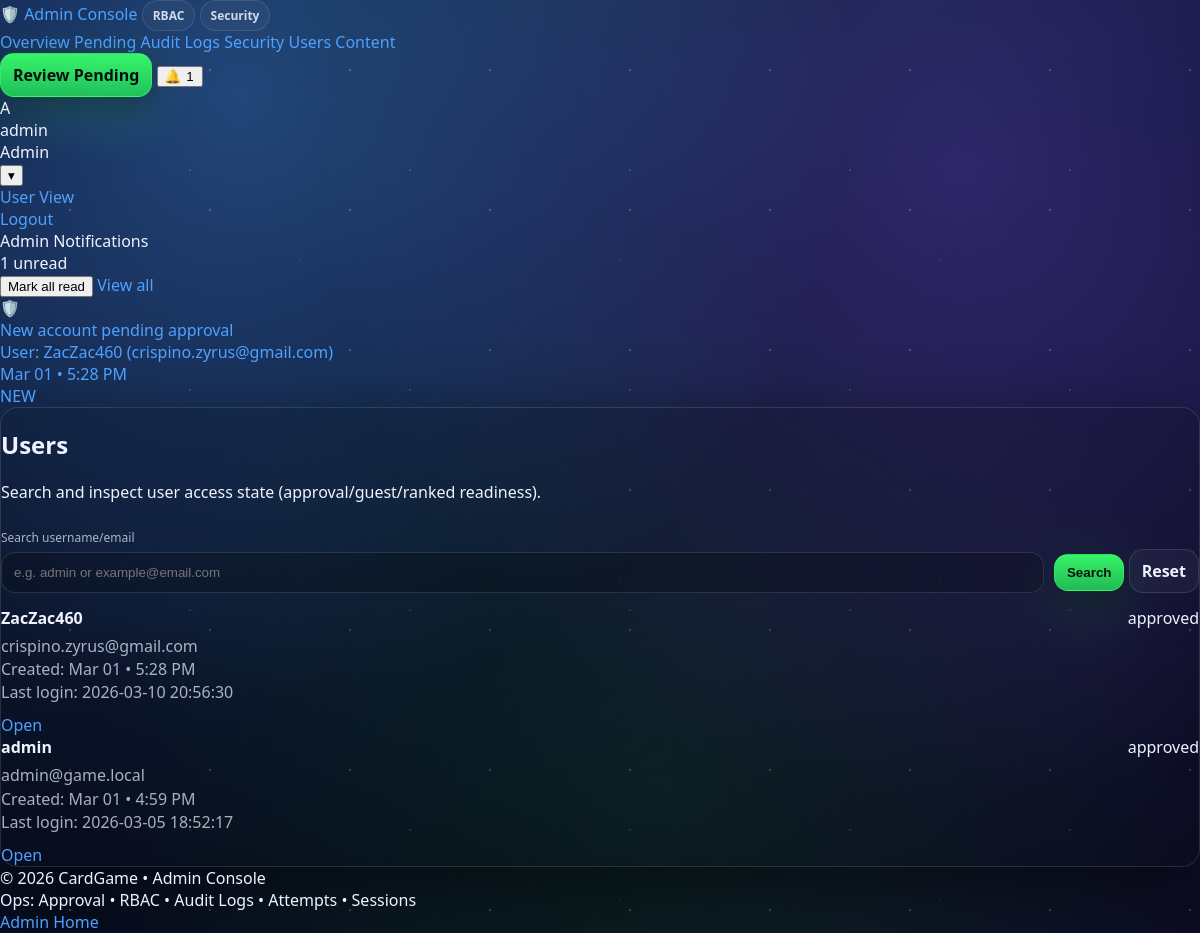
The page /admin/users.php (signed in) on the database its author committed.
### tables this page shows
CREATE TABLE `dashboard_notifications` (
  `id` bigint UNSIGNED NOT NULL,
  `user_id` bigint UNSIGNED NOT NULL,
  `type` varchar(32) NOT NULL,
  `title` varchar(120) NOT NULL,
  `body` varchar(500) DEFAULT NULL,
  `link_url` varchar(255) DEFAULT NULL,
  `is_read` tinyint(1) NOT NULL DEFAULT '0',
  `created_at` datetime NOT NULL DEFAULT CURRENT_TIMESTAMP,
  `read_at` datetime DEFAULT NULL
);

CREATE TABLE `users` (
  `id` bigint UNSIGNED NOT NULL,
  `username` varchar(32) NOT NULL,
  `email` varchar(255) NOT NULL,
  `password_hash` varchar(255) NOT NULL,
  `display_name` varchar(64) DEFAULT NULL,
  `email_verified_at` datetime DEFAULT NULL,
  `approval_status` enum('pending','approved','rejected') NOT NULL DEFAULT 'pending',
  `approved_by` bigint UNSIGNED DEFAULT NULL,
  `approved_at` datetime DEFAULT NULL,
  `rejected_reason` varchar(255) DEFAULT NULL,
  `is_active` tinyint(1) NOT NULL DEFAULT '1',
  `is_guest` tinyint(1) NOT NULL DEFAULT '0',
  `banned_until` datetime DEFAULT NULL,
  `bank_link_status` enum('none','pending','linked','failed') NOT NULL DEFAULT 'none',
  `bank_linked_at` datetime DEFAULT NULL,
  `appearance_mode` enum('default','dark','light') NOT NULL DEFAULT 'default',
  `last_login_at` datetime DEFAULT NULL,
  `created_at` datetime NOT NULL DEFAULT CURRENT_TIMESTAMP,
  `updated_at` datetime NOT NULL DEFAULT CURRENT_TIMESTAMP ON UPDATE CURRENT_TIMESTAMP
);

### includes/helpers.php (called while the page is built, shortened)
<?php
function h($s): string {
  return htmlspecialchars((string)$s, ENT_QUOTES, 'UTF-8');
}
function base_path(): string {
  $script = $_SERVER['SCRIPT_NAME'] ?? '';
  $dir = rtrim(str_replace('\\', '/', dirname($script)), '/');
  if (preg_match('#^(.*?)/admin(?:/.*)?$#', $dir, $m)) {
    $dir = $m[1];
  }
  return $dir;
}

### includes/auth.php (called while the page is built, shortened)
<?php
require_once __DIR__ . '/helpers.php';
function current_user(): ?array {
  return $_SESSION['user'] ?? null;
}

### admin/users.php (the view, shortened to what this page needs)
<?php
require_once __DIR__ . "/../includes/helpers.php";
require_once __DIR__ . "/../includes/auth.php";
require_once __DIR__ . "/../includes/admin_ui.php";
$bp = base_path();
$q = trim((string)($_GET['q'] ?? ''));
admin_ui_header("Users");
  ?>
  <?php
$rows = [];
if ($q !== '') {
  $stmt = $mysqli->prepare("
    SELECT id, username, email, approval_status, is_guest, last_login_at, created_at
    FROM users
    WHERE username LIKE CONCAT('%', ?, '%')
       OR email LIKE CONCAT('%', ?, '%')
    ORDER BY created_at DESC
    LIMIT 200
  ");
  $stmt->bind_param("ss", $q, $q);
  $stmt->execute();
  $rows = $stmt->get_result()->fetch_all(MYSQLI_ASSOC);
  $stmt->close();
} else {
  $rows = $mysqli->query("
    SELECT id, username, email, approval_status, is_guest, last_login_at, created_at
    FROM users
    ORDER BY created_at DESC
    LIMIT 80
  ")->fetch_all(MYSQLI_ASSOC);
}
?>
<div class="card">
  <h2>Users</h2>
  <p class="sub">Search and inspect user access state (approval/guest/ranked readiness).</p>
  <form method="get" style="display:flex; gap:10px; flex-wrap:wrap; align-items:end;">
    <div style="flex:1; min-width:240px;">
      <label>Search username/email</label>
      <input name="q" value="<?= h($q) ?>" placeholder="e.g. admin or example@email.com"/>
    </div>
    <div class="btns" style="margin-top:0;">
      <button class="btn btn-primary" type="submit">Search</button>
      <a class="btn" href="<?= h($bp) ?>/admin/users.php">Reset</a>
    </div>
  </form>
  <div style="margin-top:14px;">
    <?php if (!$rows): ?>
      <div class="alert">No users found.</div>
    <?php else: ?>
      <?php foreach ($rows as $r): ?>
        <div class="alert">
          <div style="display:flex; justify-content:space-between; gap:10px; flex-wrap:wrap;">
            <b><?= h($r['username']) ?> <?= ((int)$r['is_guest']===1) ? '<span class="badge">guest</span>' : '' ?></b>
            <span class="badge"><?= h($r['approval_status']) ?></span>
          </div>
          <div style="color:var(--muted); margin-top:6px; line-height:1.45;">
            <?= h($r['email']) ?><br/>
            Created: <?= h(date("M d • g:i A", strtotime((string)$r['created_at']))) ?><br/>
            Last login: <?= h($r['last_login_at'] ?? '—') ?>
          </div>
          <div style="margin-top:10px;">
            <a class="mini-btn" href="<?= h($bp) ?>/admin/users.php?user_id=<?= (int)$r['id'] ?>">Open</a>
          </div>
        </div>
      <?php endforeach; ?>
    <?php endif; ?>
  </div>
</div>
<?php admin_ui_footer(); ?>

### includes/admin_ui.php (shortened to what this page needs)
<?php
require_once __DIR__ . '/helpers.php';
require_once __DIR__ . '/auth.php';
function admin_notif_icon(string $type): string {
  return match ($type) {
    'admin_approval'  => '🛡️',
    'security_alert'  => '🔐',
    'card_change'     => '🃏',
    'penalty'         => '⚠️',
    default           => '🔔',
  };
}
function admin_fetch_notifications(mysqli $mysqli, int $user_id, int $limit = 8): array {
  $stmt = $mysqli->prepare("
    SELECT id, type, title, body, link_url, is_read, created_at
    FROM dashboard_notifications
    WHERE user_id = ?
    ORDER BY created_at DESC
    LIMIT ?
  ");
  $stmt->bind_param("ii", $user_id, $limit);
  $stmt->execute();
  $rows = $stmt->get_result()->fetch_all(MYSQLI_ASSOC);
  return $rows;
}
function admin_count_unread(mysqli $mysqli, int $user_id): int {
  $stmt = $mysqli->prepare("SELECT COUNT(*) c FROM dashboard_notifications WHERE user_id = ? AND is_read = 0");
  $stmt->bind_param("i", $user_id);
  $stmt->execute();
  $c = (int)($stmt->get_result()->fetch_assoc()['c'] ?? 0);
  return $c;
}
function admin_ui_header(string $title = 'Admin'): void {
  global $mysqli;
  $bp = base_path();
  $u = current_user();
  $uid = (int)$u['id'];
  $unread = admin_count_unread($mysqli, $uid);
  $notes = admin_fetch_notifications($mysqli, $uid, 8);
  ?><!doctype html>
<html lang="en">
<head>
  <link rel="stylesheet" href="<?= h($bp) ?>/assets/style.css"/>
</head>
<body>
<header class="app-topbar">
  <div class="app-topbar__inner">
    <a class="brand" href="<?= h($bp) ?>/admin/index.php">
      <span class="brand__logo">🛡️</span>
      <span class="brand__name">Admin Console</span>
      <span class="pill">RBAC</span>
      <span class="pill pill-warn">Security</span>
    </a>
    <nav class="nav">
      <a class="nav__link" href="<?= h($bp) ?>/admin/index.php">Overview</a>
      <a class="nav__link" href="<?= h($bp) ?>/admin/pending-users.php">Pending</a>
      <a class="nav__link" href="<?= h($bp) ?>/admin/audit.php">Audit Logs</a>
      <a class="nav__link" href="<?= h($bp) ?>/admin/security.php">Security</a>
      <a class="nav__link" href="<?= h($bp) ?>/admin/users.php">Users</a>
      <a class="nav__link" href="<?= h($bp) ?>/admin/game-content.php">Content</a>
    </nav>
    <div class="actions">
      <a class="btn btn-primary" href="<?= h($bp) ?>/admin/pending-users.php">
        Review Pending
      </a>
      <button class="icon-btn" id="notifBtn" type="button" aria-haspopup="true" aria-expanded="false" title="Notifications">
        🔔
        <?php if ($unread > 0): ?>
          <span class="dot"><?= (int)$unread ?></span>
        <?php endif; ?>
      </button>
      <div class="userchip" id="userChip">
        <div class="avatar"><?= h(strtoupper(substr((string)$u['username'], 0, 1))) ?></div>
        <div class="userchip__meta">
          <div class="userchip__name"><?= h($u['username']) ?></div>
          <div class="userchip__sub">Admin</div>
        </div>
        <button class="icon-btn" id="userMenuBtn" type="button" aria-haspopup="true" aria-expanded="false" title="Menu">▾</button>
        <div class="dropdown" id="userMenu" role="menu">
          <a class="dropdown__item" href="<?= h($bp) ?>/dashboard.php">User View</a>
          <a class="dropdown__item danger" href="<?= h($bp) ?>/logout.php">Logout</a>
        </div>
      </div>
      <div class="dropdown dropdown--wide" id="notifMenu" aria-label="Notifications">
        <div class="dropdown__head">
          <div>
            <div class="dropdown__title">Admin Notifications</div>
            <div class="dropdown__sub"><?= $unread ?> unread</div>
          </div>
          <div class="dropdown__headActions">
            <button class="mini-btn" id="markAllReadBtn" type="button">Mark all read</button>
            <a class="mini-btn" href="<?= h($bp) ?>/notifications.php">View all</a>
          </div>
        </div>
        <div class="dropdown__list">
          <?php if (!$notes): ?>
            <div class="empty">No notifications yet.</div>
          <?php else: ?>
            <?php foreach ($notes as $n): ?>
              <?php
                $icon = admin_notif_icon((string)$n['type']);
                $is_read = ((int)$n['is_read'] === 1);
                $when = $n['created_at'] ? date("M d • g:i A", strtotime((string)$n['created_at'])) : '';
                $link = (string)($n['link_url'] ?? '');
                $href = $link ? ($bp . $link) : '#';
              ?>
              <a class="notif <?= $is_read ? 'read' : 'unread' ?>"
                 href="<?= h($href) ?>"
                 data-notif-id="<?= (int)$n['id'] ?>"
                 data-has-link="<?= $link ? '1' : '0' ?>">
                <div class="notif__icon"><?= $icon ?></div>
                <div class="notif__body">
                  <div class="notif__title"><?= h($n['title']) ?></div>
                  <?php if (!empty($n['body'])): ?>
                    <div class="notif__text"><?= h($n['body']) ?></div>
                  <?php endif; ?>
                  <div class="notif__time"><?= h($when) ?></div>
                </div>
                <?php if (!$is_read): ?><div class="notif__pill">NEW</div><?php endif; ?>
              </a>
            <?php endforeach; ?>
          <?php endif; ?>
        </div>
      </div>
    </div>
  </div>
</header>
<main class="app-shell">
<?php
}
function admin_ui_footer(): void {
  $bp = base_path();
  ?>
</main>
<footer class="app-footer">
  <div class="app-footer__inner">
    <div class="muted">© <?= date('Y') ?> CardGame • Admin Console</div>
    <div class="muted">Ops: Approval • RBAC • Audit Logs • Attempts • Sessions</div>
    <div class="muted"><a href="<?= h($bp) ?>/admin/index.php">Admin Home</a></div>
  </div>
</footer>
</body>
</html>
<?php
}

### assets/style.css (style rules this page uses)
:root { --bg0:#050818; --bg1:#070b22; --bg2:#0a1233; --text:#eef3ff; --muted:rgba(238,243,255,.70); --softText:rgba(238,243,255,.86); --faintText:rgba(238,243,255,.60); --primary:#39ff6a; --primary2:#21d85a; --blue:#4ea1ff; --violet:#8b5cff; --danger:#ff4d6d; --warn:#ffcd66; --radius:18px; --max:1120px; --border:rgba(255,255,255,.12); --border2:rgba(255,255,255,.10); --glass:rgba(0,0,0,.18); --glass2:rgba(255,255,255,.06); --surface:rgba(255,255,255,.04); --surfaceHover:rgba(255,255,255,.06); --surfaceStrong:rgba(255,255,255,.08); --shadow:0 22px 70px rgba(0,0,0,.55); --shadowSoft:0 12px 35px rgba(0,0,0,.38); --ring:0 0 0 3px rgba(57,255,106,.12); --nebulaA:rgba(78,161,255,.35); --nebulaB:rgba(139,92,255,.28); --nebulaC:rgba(57,255,106,.10); --nebulaD:rgba(33,216,90,.08); --nebulaE:rgba(78,161,255,.12); --nebulaF:rgba(139,92,255,.10); --star1:rgba(255,255,255,.60); --star2:rgba(255,255,255,.35); --star3:rgba(57,255,106,.25); --topnavBg:rgba(4,6,18,.55); --footerBg:rgba(2,4,12,.55); --bannerBg:rgba(12,18,44,.70); --inputBg:rgba(0,0,0,.22); --modalBg:rgba(8,12,28,.92); }
* { box-sizing:border-box; }
html,body { height:100%; }
body { margin:0; font-family: ui-sans-serif, system-ui, -apple-system, Segoe UI, Roboto, Arial; color:var(--text); background:linear-gradient(180deg, var(--bg1), var(--bg0)); overflow-x:hidden; }
a { color:var(--blue); text-decoration:none; }
body::before { content:""; position:fixed; inset:0; z-index:-1; background: radial-gradient(circle at 20% 10%, var(--nebulaA), transparent 48%), radial-gradient(circle at 80% 18%, var(--nebulaB), transparent 52%), radial-gradient(circle at 55% 85%, var(--nebulaC), transparent 55%), radial-gradient(1100px 700px at 50% -10%, var(--nebulaD), transparent 60%), radial-gradient(1200px 800px at 10% 60%, var(--nebulaE), transparent 62%), radial-gradient(1000px 900px at 90% 70%, var(--nebulaF), transparent 60%), linear-gradient(180deg, var(--bg2), var(--bg0)); }
body::after { content:""; position:fixed; inset:0; z-index:-1; pointer-events:none; opacity:.35; background-image: radial-gradient(var(--star1) 1px, transparent 1.2px), radial-gradient(var(--star2) 1px, transparent 1.2px), radial-gradient(var(--star3) 1px, transparent 1.3px); background-size:140px 140px, 220px 220px, 320px 320px; background-position:0 0, 80px 60px, 140px 100px; filter:blur(.2px); }
.card { border:1px solid var(--border); border-radius:var(--radius); background:var(--glass); box-shadow:var(--shadow); }
.pill { display:inline-flex; align-items:center; gap:8px; padding:6px 10px; border-radius:999px; border:1px solid var(--border2); background:var(--surface); font-size:12px; font-weight:900; color:var(--softText); }
.dot { width:10px; height:10px; border-radius:999px; display:inline-block; }
.btn { appearance:none; border:1px solid var(--border); background:var(--surface); color:var(--text); border-radius:14px; padding:10px 12px; cursor:pointer; font-weight:800; display:inline-flex; align-items:center; justify-content:center; gap:10px; transition:transform .12s ease, filter .12s ease, box-shadow .12s ease; }
.btn-primary { color:#04110a; border-color:rgba(57,255,106,.50); background:linear-gradient(180deg, rgba(57,255,106,.95), rgba(33,216,90,.85)); box-shadow:0 18px 55px rgba(57,255,106,.18), 0 10px 30px rgba(0,0,0,.35); }
label { display:block; margin:10px 0 6px; color:var(--muted); font-size:12px; }
input, select { width:100%; padding:12px 12px; border-radius:14px; border:1px solid var(--border); background:var(--inputBg); color:var(--text); outline:none; }

### rows shown on the page
dashboard_notifications: type "🛡️", title "New account pending approval", body "User: ZacZac460 (crispino.zyrus@gmail.com)", created_at "Mar 01 • 5:28 PM", is_read "NEW"
users: username "ZacZac460", approval_status "approved", email "crispino.zyrus@gmail.com", created_at "Mar 01 • 5:28 PM", last_login_at "2026-03-10 20:56:30"
users: username "admin", approval_status "approved", email "admin@game.local", created_at "Mar 01 • 4:59 PM", last_login_at "2026-03-05 18:52:17"

### other values the page prints
$unread "1"
substr((string)$u['username'], 0, 1) "A"
$u['username'] "admin"
